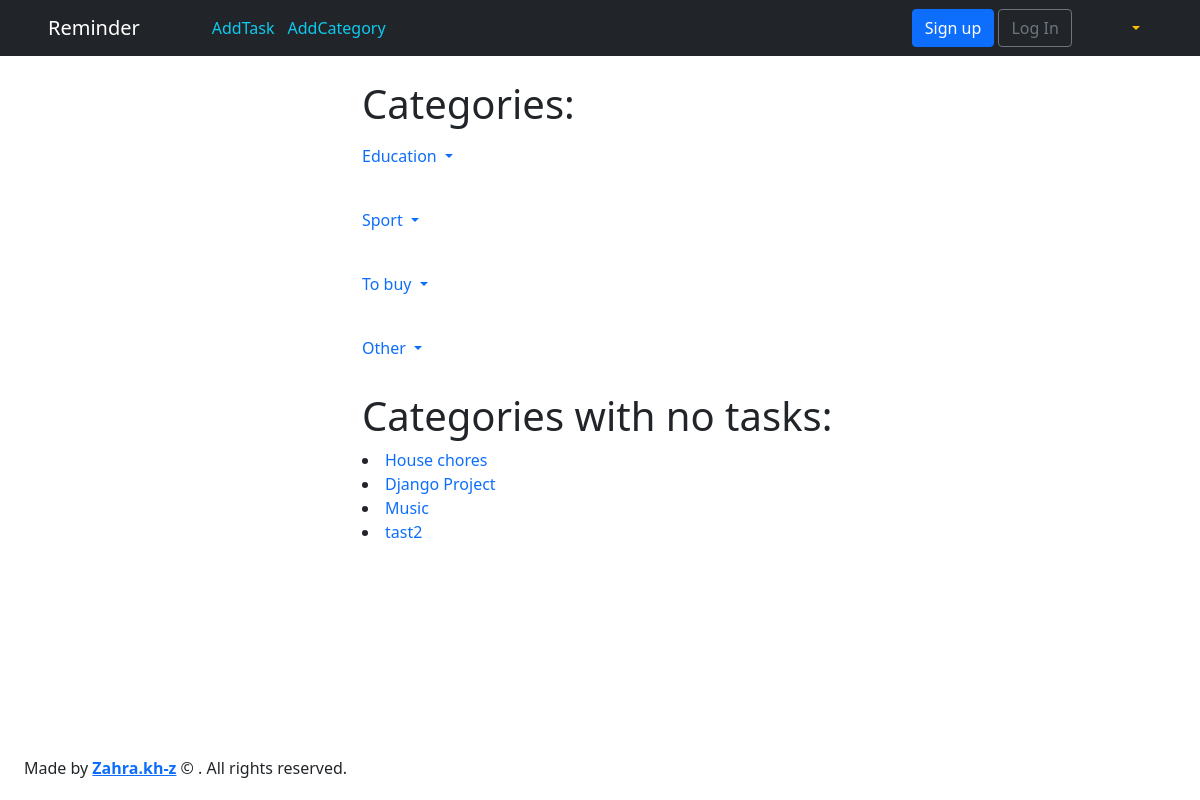
The page /category/ on the database its author committed.
### todo/models.py (models this page shows, shortened)
class Category(models.Model):
    name = models.CharField(max_length=100)  # Like a varchar
    objects = TodoManager()
    class Meta:
        verbose_name = "Category"
        verbose_name_plural = "Categories"
    def __str__(self):
        return self.name  # name to be shown when called

### todo/views.py (the view)
# urls.py: path('category/', cat_index, name='categories_list'),
def cat_index(request):
    todos = Task.objects.get_all_tasks()  # quering all todos with the object manager
    categories = Category.objects.get_all_category()  # getting all categories with object manager
    category_full = []  # category list with task
    category_empty = []  # category list without task
    for cat in categories:
        if Task.objects.cat_name(cat):
            category_full.append(cat)
        else:
            category_empty.append(cat)
    return render(request, "categories_list.html", {"todos": todos,
                                                    "category_empty": category_empty,
                                                    'category_full': category_full})

### todo/models.py (called while the page is built)
    def get_all_tasks(self):
        tasks = Task.objects.all()
        return tasks

    def get_all_category(self):
        categories = Category.objects.all()
        return categories

    def cat_name(self, cat):
        return Task.objects.filter(category__name=cat)

### templates/categories_list.html (shortened to what this page needs)
{% extends 'base.html' %}
{% block content %}
     <div class="container" style="width:500px; margin:0 auto;">
    <h1>Categories:</h1>
    {% for cat in category_full %}
    <ul class="navbar-nav ml-auto  ">
        <li class="nav-item dropdown">
          <a class="nav-link dropdown-toggle" href="#" id="userMenu"
             role="button" data-bs-toggle="dropdown" aria-expanded="false">
             {{ cat.name }}
          </a>
        </li>
     </ul>
    <br>
    {% endfor %}
    <h1>Categories with no tasks:</h1>
     {% for cat in category_empty %}
         <li><a class="text-decoration-none" href="#"> {{ cat.name }}</a></li>
    {% endfor %}
    <br>
     </div>
{% endblock content %}

### rows shown on the page
Category: name "Education"
Category: name "Sport"
Category: name "To buy"
Category: name "Other"
Category: name "House chores"
Category: name "Django Project"
Category: name "Music"
Category: name "tast2"
